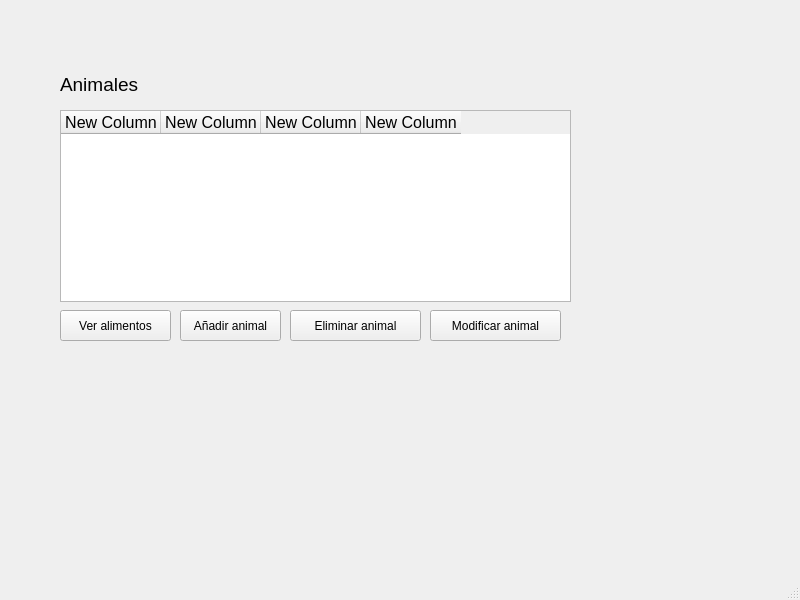
<?xml version="1.0" encoding="UTF-8"?>
<ui version="4.0">
 <class>animalesWindow</class>
 <widget class="QMainWindow" name="animalesWindow">
  <property name="geometry">
   <rect>
    <x>0</x>
    <y>0</y>
    <width>800</width>
    <height>600</height>
   </rect>
  </property>
  <property name="windowTitle">
   <string>MainWindow</string>
  </property>
  <widget class="QWidget" name="centralwidget">
   <widget class="QTableWidget" name="tableWidgetAnimales">
    <property name="geometry">
     <rect>
      <x>60</x>
      <y>110</y>
      <width>511</width>
      <height>192</height>
     </rect>
    </property>
    <property name="font">
     <font>
      <pointsize>12</pointsize>
     </font>
    </property>
    <column>
     <property name="text">
      <string>New Column</string>
     </property>
    </column>
    <column>
     <property name="text">
      <string>New Column</string>
     </property>
    </column>
    <column>
     <property name="text">
      <string>New Column</string>
     </property>
    </column>
    <column>
     <property name="text">
      <string>New Column</string>
     </property>
    </column>
   </widget>
   <widget class="QLabel" name="label">
    <property name="geometry">
     <rect>
      <x>60</x>
      <y>69</y>
      <width>101</width>
      <height>31</height>
     </rect>
    </property>
    <property name="font">
     <font>
      <pointsize>14</pointsize>
     </font>
    </property>
    <property name="text">
     <string>Animales</string>
    </property>
   </widget>
   <widget class="QPushButton" name="verAlimentos">
    <property name="geometry">
     <rect>
      <x>60</x>
      <y>310</y>
      <width>111</width>
      <height>31</height>
     </rect>
    </property>
    <property name="text">
     <string>Ver alimentos</string>
    </property>
   </widget>
   <widget class="QPushButton" name="BtnAnadeAnimal">
    <property name="geometry">
     <rect>
      <x>180</x>
      <y>310</y>
      <width>101</width>
      <height>31</height>
     </rect>
    </property>
    <property name="text">
     <string>Añadir animal</string>
    </property>
   </widget>
   <widget class="QPushButton" name="BtnEliminaAnimal">
    <property name="geometry">
     <rect>
      <x>290</x>
      <y>310</y>
      <width>131</width>
      <height>31</height>
     </rect>
    </property>
    <property name="text">
     <string>Eliminar animal</string>
    </property>
   </widget>
   <widget class="QPushButton" name="BtnModificaAnimal">
    <property name="geometry">
     <rect>
      <x>430</x>
      <y>310</y>
      <width>131</width>
      <height>31</height>
     </rect>
    </property>
    <property name="text">
     <string>Modificar animal</string>
    </property>
   </widget>
  </widget>
  <widget class="QMenuBar" name="menubar">
   <property name="geometry">
    <rect>
     <x>0</x>
     <y>0</y>
     <width>800</width>
     <height>26</height>
    </rect>
   </property>
  </widget>
  <widget class="QStatusBar" name="statusbar"/>
 </widget>
 <resources/>
 <connections/>
</ui>
